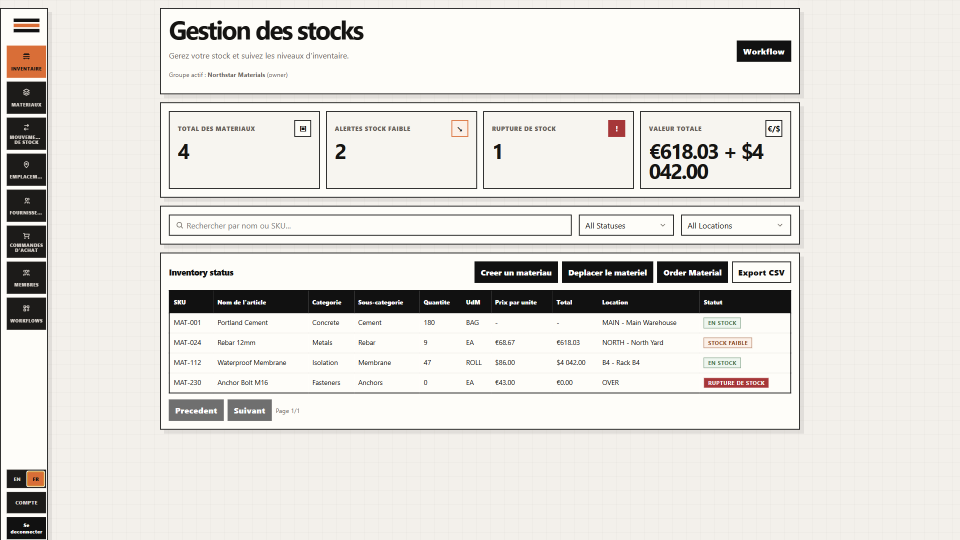
#> input picture design/demo-captures-fr/00-inventory.png, 1920 x 1080 px, found by its file name (shown at 1/2 size)
$ python create-lockstock-demo-video.py ../design/demo-captures-fr/00-inventory.png
#> lines starting #> are read from the running program, lines starting #| are printed output that depends on the picture
from __future__ import annotations

import shutil
import subprocess
import sys
from pathlib import Path

from PIL import Image, ImageDraw, ImageFont


ROOT = Path(__file__).resolve().parents[1]
FRAME_DIR = ROOT / "design" / ".lockstock-demo-render-frames"
WIDTH = 1920
HEIGHT = 1080
FPS = 30
SECONDS_PER_SCENE = 6


SCENES_EN = [
    ("Inventory dashboard", "00-inventory.png"),
    ("Material catalog", "01-materials.png"),
    ("Create material", "08-material-form.png"),
    ("Location management", "02-locations.png"),
    ("Stock movement history", "03-stock-movements.png"),
    ("Move material", "09-stock-movement-form.png"),
    ("Vendor management", "04-vendors.png"),
    ("Purchase order tracking", "05-purchase-orders.png"),
    ("Create purchase order", "10-purchase-order-form.png"),
    ("Receive stock", "11-receive-stock-form.png"),
    ("Members, roles, invitations", "06-members.png"),
    ("Workflow guides", "07-workflows.png"),
]

SCENES_FR = [
    ("Tableau de bord inventaire", "00-inventory.png"),
    ("Catalogue des materiaux", "01-materials.png"),
    ("Creer un materiel", "08-material-form.png"),
    ("Gestion des emplacements", "02-locations.png"),
    ("Historique des mouvements", "03-stock-movements.png"),
    ("Deplacer du materiel", "09-stock-movement-form.png"),
    ("Gestion des fournisseurs", "04-vendors.png"),
    ("Suivi des commandes d'achat", "05-purchase-orders.png"),
    ("Creer une commande d'achat", "10-purchase-order-form.png"),
    ("Receptionner le stock", "11-receive-stock-form.png"),
    ("Membres, roles, invitations", "06-members.png"),
    ("Guides de flux de travail", "07-workflows.png"),
]


def font(size: int, bold: bool = False) -> ImageFont.FreeTypeFont:
#> called with size = 30, bold = True
    candidates = ["seguisb.ttf" if bold else "segoeui.ttf", "arialbd.ttf" if bold else "arial.ttf"]
    for name in candidates:
        path = Path("C:/Windows/Fonts") / name
        if path.exists():
            return ImageFont.truetype(str(path), size)
    return ImageFont.load_default()


TITLE_FONT = font(30, True)
SMALL_FONT = font(18)


def ease_in_out(t: float) -> float:
    t = max(0.0, min(1.0, t))
    return t * t * (3 - 2 * t)


def load_capture(filename: str) -> Image.Image:
#> called with filename = '00-inventory.png'
    path = capture_dir() / filename
    if not path.exists():
        raise FileNotFoundError(f"Missing capture: {path}")
    image = Image.open(path).convert("RGB")
#> image is the input picture: PIL image 1920x1080 RGB; mean R, G, B 226.3, 223.8, 219.4
    if image.size != (WIDTH, HEIGHT):
        return image.resize((WIDTH, HEIGHT), Image.Resampling.LANCZOS)
    return image


def apply_camera(image: Image.Image, progress: float, scene_index: int) -> Image.Image:
    return image.copy()


# [15 lines left out: function draw_label, not called in this run]


def selected_locale() -> str:
    if "--fr" in sys.argv or "--lang=fr" in sys.argv:
        return "fr"
    return "en"


def scenes() -> list[tuple[str, str]]:
    return SCENES_FR if selected_locale() == "fr" else SCENES_EN


def capture_dir() -> Path:
    suffix = "-fr" if selected_locale() == "fr" else ""
    return ROOT / "design" / f"demo-captures{suffix}"


def out_file() -> Path:
    suffix = "-fr" if selected_locale() == "fr" else ""
    return ROOT / "public" / f"lockstock-demo{suffix}.mp4"


def make_frames() -> None:
    if FRAME_DIR.exists():
        shutil.rmtree(FRAME_DIR)
    FRAME_DIR.mkdir(parents=True)

    frames_per_scene = FPS * SECONDS_PER_SCENE
    total = 0
    scene_list = scenes()
    captures = [load_capture(filename) for _, filename in scene_list]
#> call 2 of load_capture, with filename = '01-materials.png'
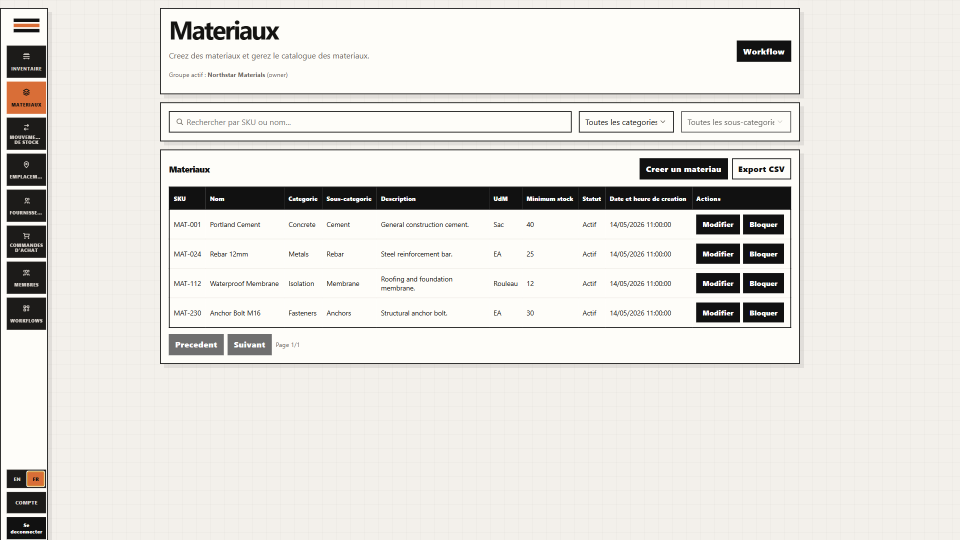
#> input picture design/demo-captures-fr/01-materials.png, 1920 x 1080 px, found by its file name (shown at 1/2 size)
#> in load_capture, image is the input picture: PIL image 1920x1080 RGB; mean R, G, B 227.3, 224.9, 220.6
#> call 3 of load_capture, with filename = '08-material-form.png'
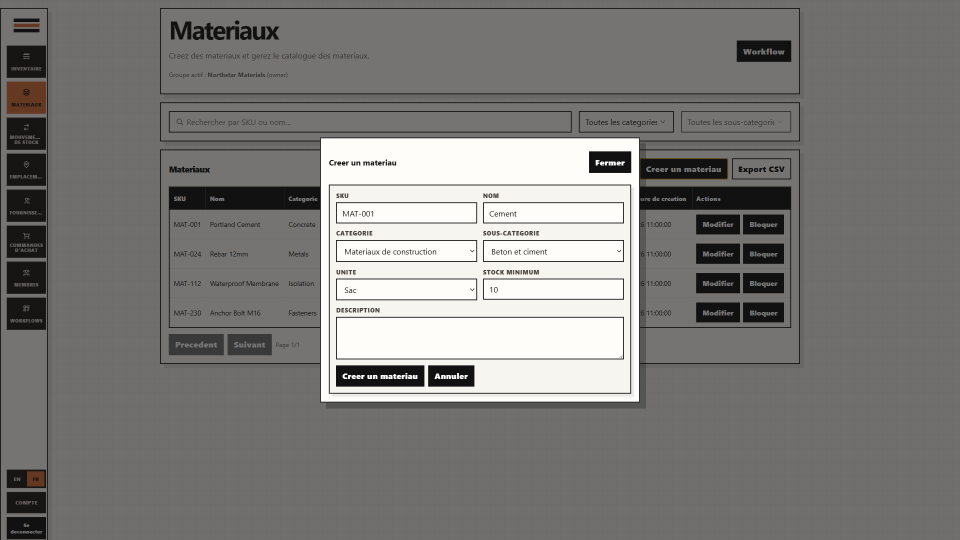
#> input picture design/demo-captures-fr/08-material-form.png, 1920 x 1080 px, found by its file name (shown at 1/2 size)
#> in load_capture, image is the input picture: PIL image 1920x1080 RGB; mean R, G, B 125.5, 124.3, 122.3
#> call 4 of load_capture, with filename = '02-locations.png'
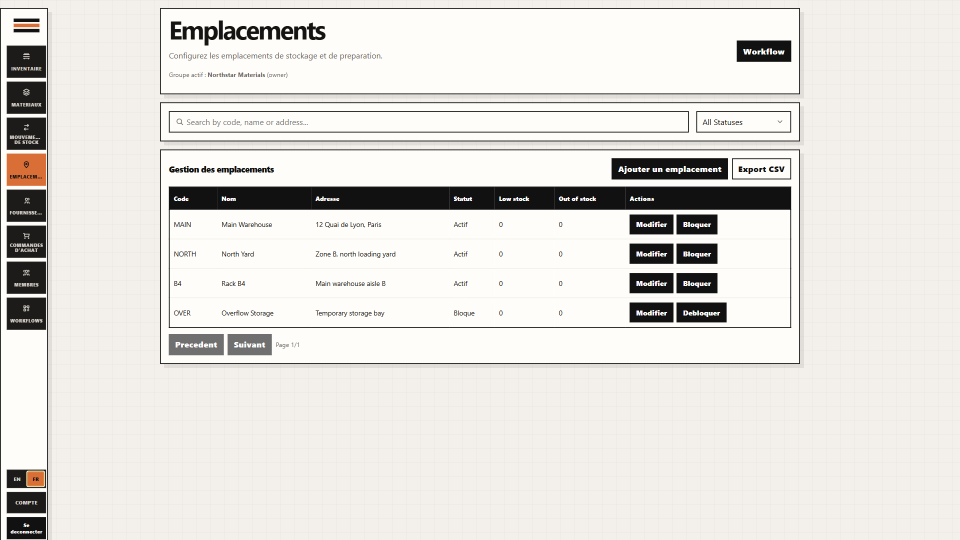
#> input picture design/demo-captures-fr/02-locations.png, 1920 x 1080 px, found by its file name (shown at 1/2 size)
#> in load_capture, image is the input picture: PIL image 1920x1080 RGB; mean R, G, B 226.9, 224.6, 220.2
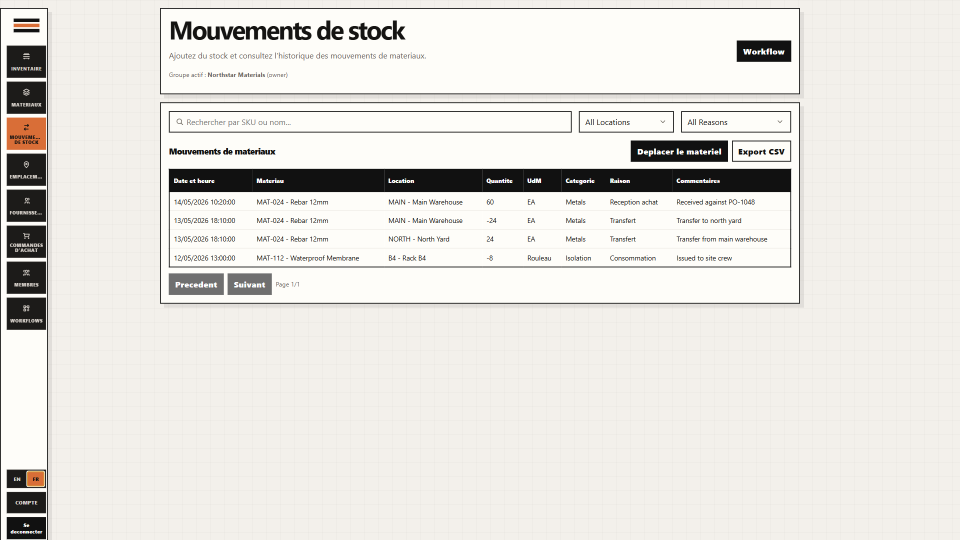
#> input picture design/demo-captures-fr/03-stock-movements.png, 1920 x 1080 px, found by its file name (shown at 1/2 size)
#> in load_capture, image is the input picture: PIL image 1920x1080 RGB; mean R, G, B 229.1, 226.6, 222.2
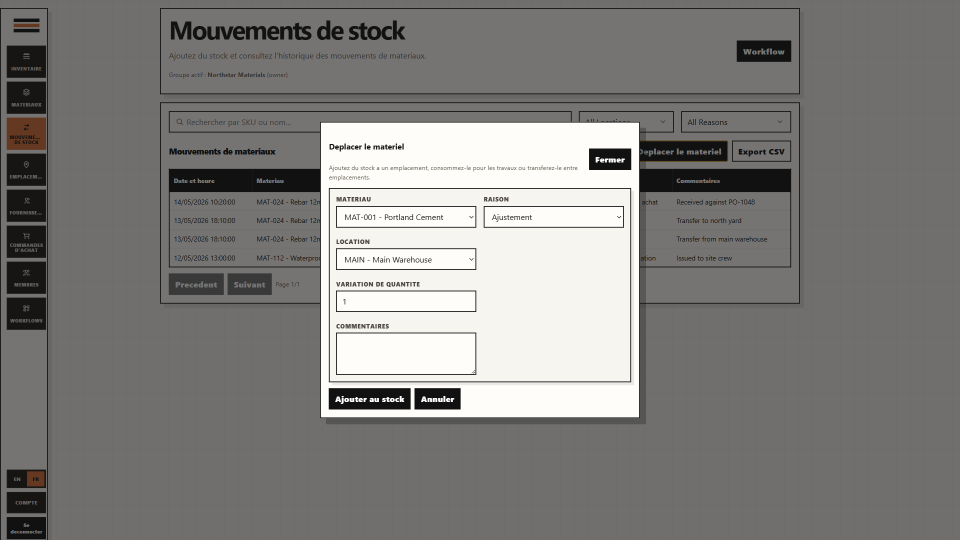
#> input picture design/demo-captures-fr/09-stock-movement-form.png, 1920 x 1080 px, found by its file name (shown at 1/2 size)
#> in load_capture, image is the input picture: PIL image 1920x1080 RGB; mean R, G, B 129.3, 128.1, 125.9

    for scene_index, ((title, _filename), capture) in enumerate(zip(scene_list, captures)):
        for scene_frame in range(frames_per_scene):
            progress = scene_frame / max(1, frames_per_scene - 1)
            frame = apply_camera(capture, progress, scene_index)
            frame = draw_label(frame, title, scene_index, progress)

            if scene_frame < FPS // 2 and scene_index > 0:
                fade = scene_frame / (FPS // 2)
                previous = apply_camera(captures[scene_index - 1], 1.0, scene_index - 1)
                previous = draw_label(previous, scene_list[scene_index - 1][0], scene_index - 1, 1.0)
                frame = Image.blend(previous, frame, fade)

            frame.save(FRAME_DIR / f"frame_{total:05d}.jpg", quality=96, subsampling=0)
            total += 1


# [21 lines left out: function render_video, not called in this run]


def main() -> None:
    make_frames()
    render_video()
    shutil.rmtree(FRAME_DIR)
    print(f"Wrote {out_file()}")


if __name__ == "__main__":
#> (the run stopped early here; a loop or call above may not have finished)
